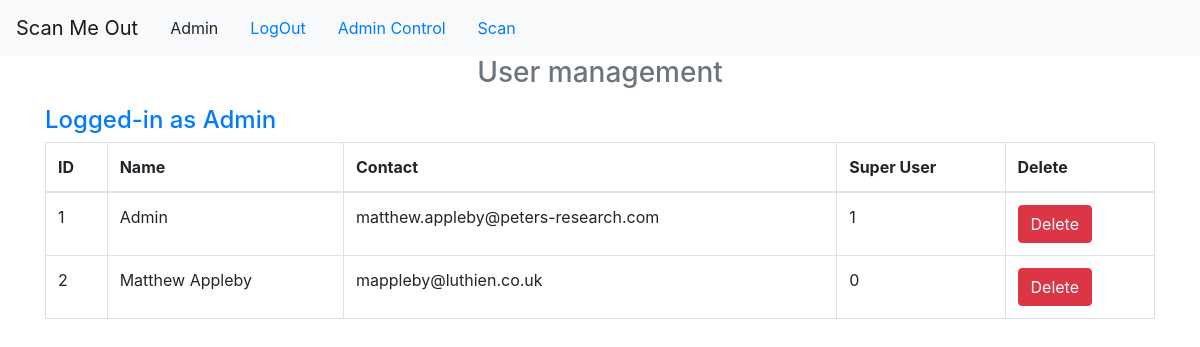
Page /admin (signed in) on the earlier database version.
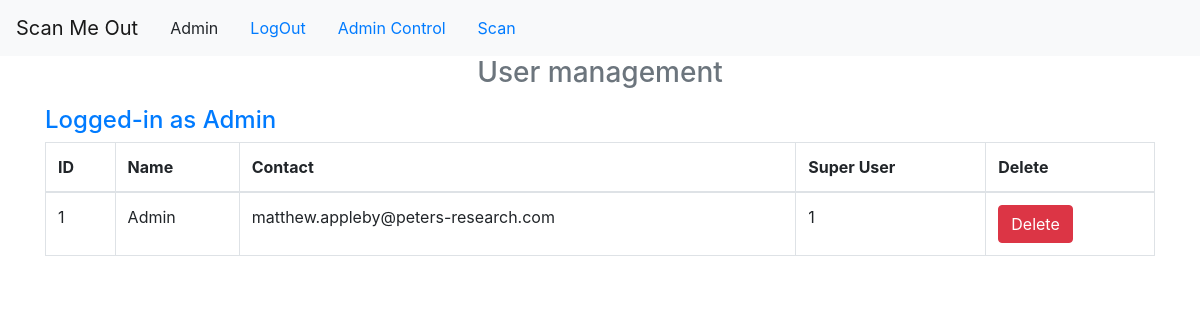
Same page on the later database version.
### app/auth/models.py (models this page shows, shortened)
class User(UserMixin, db.Model):
    __tablename__ = 'users'
    id = db.Column(db.Integer, primary_key=True)
    user_name = db.Column(db.String(20))
    user_email = db.Column(db.String(60), unique=True, index=True)
    super_user = db.Column(db.Boolean())
    user_password = db.Column(db.String(80))
    create_date = db.Column(db.DateTime, default=datetime.now)

### app/auth/routes.py (the view)
@authentication.route('/admin')
@login_required
def admin():
    con=sql.connect("instance/flask-crud.db")
    con.row_factory=sql.Row
    cur=con.cursor()
    cur.execute("select * from users")
    data=cur.fetchall()
    return render_template('admin.html',datas=data)

### app/auth/models.py (called while the page is built)
@login_manager.user_loader
def load_user(id):
    return User.query.get(int(id))

### app/auth/templates/admin.html
{% extends 'layout.html' %}
{% block content%}
<div class="container">
    <h3 class='text-center text-muted mb-3'>User management</h3>
    <h4 class="text-primary"> Logged-in as {{ current_user.user_name.title() }} </h4>
    <table class='table table-bordered'>
        <thead>
            <th>ID</th>
            <th>Name</th>
            <th>Contact</th>
            <th>Super User</th>
            <th>Delete</th>
        </thead>
        <tbody>
            {% for row in datas %}
            <tr>
                <td>{{loop.index}}</td>
                <td>{{row.user_name}}</td>
                <td>{{row.user_email}}</td>
                <td>{{row.super_user}}</td>
                <td><a href='{{url_for("authentication.delete_admin",id=row.id)}}' class='btn btn-danger' onclick='return confirm("Are You Sure")'>Delete</a></td>
            </tr>
            {%endfor%}
        </tbody>
    </table>
</div>
{% endblock content%}

### app/auth/templates/layout.html (shortened to what this page needs)
{% import "bootstrap/wtf.html" as wtf %}
<!DOCTYPE html>
<html lang="en">
    {% block head %}
        <head>
            <link rel="stylesheet" href="https://stackpath.bootstrapcdn.com/bootstrap/4.1.3/css/bootstrap.min.css">
        </head>
    {% endblock head %}
    <body>
<nav class="navbar navbar-expand-lg navbar-light bg-light">
<a class="navbar-brand" href="homepage">Scan Me Out</a>
<ul class="nav">
    {% if current_user.is_authenticated %}
        <li class="nav-item">
            <div class="nav-link">{{ current_user.user_name.title() }}</div>
        </li>
        <li class="nav-item">
            <a class="nav-link active"  href="{{ url_for('authentication.log_out_user') }}">  LogOut</a>
        </li>
        {% if current_user.is_authenticated %}
            <li class="nav-item">
                <a class="nav-link active"  href="{{ url_for('authentication.admin') }}">  Admin Control</a>
            </li>
        {% endif %}
    {% endif %}
        <li class="nav-item">
            <a class="nav-link active"  href="{{ url_for('authentication.scan_user') }}">  Scan</a>
        </li>
</ul>
</nav>
    {% block content %}
    {% endblock content %}
</body>
</html>

Differences in the rows shown:
removed User: user_name "Matthew Appleby", user_email "mappleby@luthien.co.uk", super_user "0"
